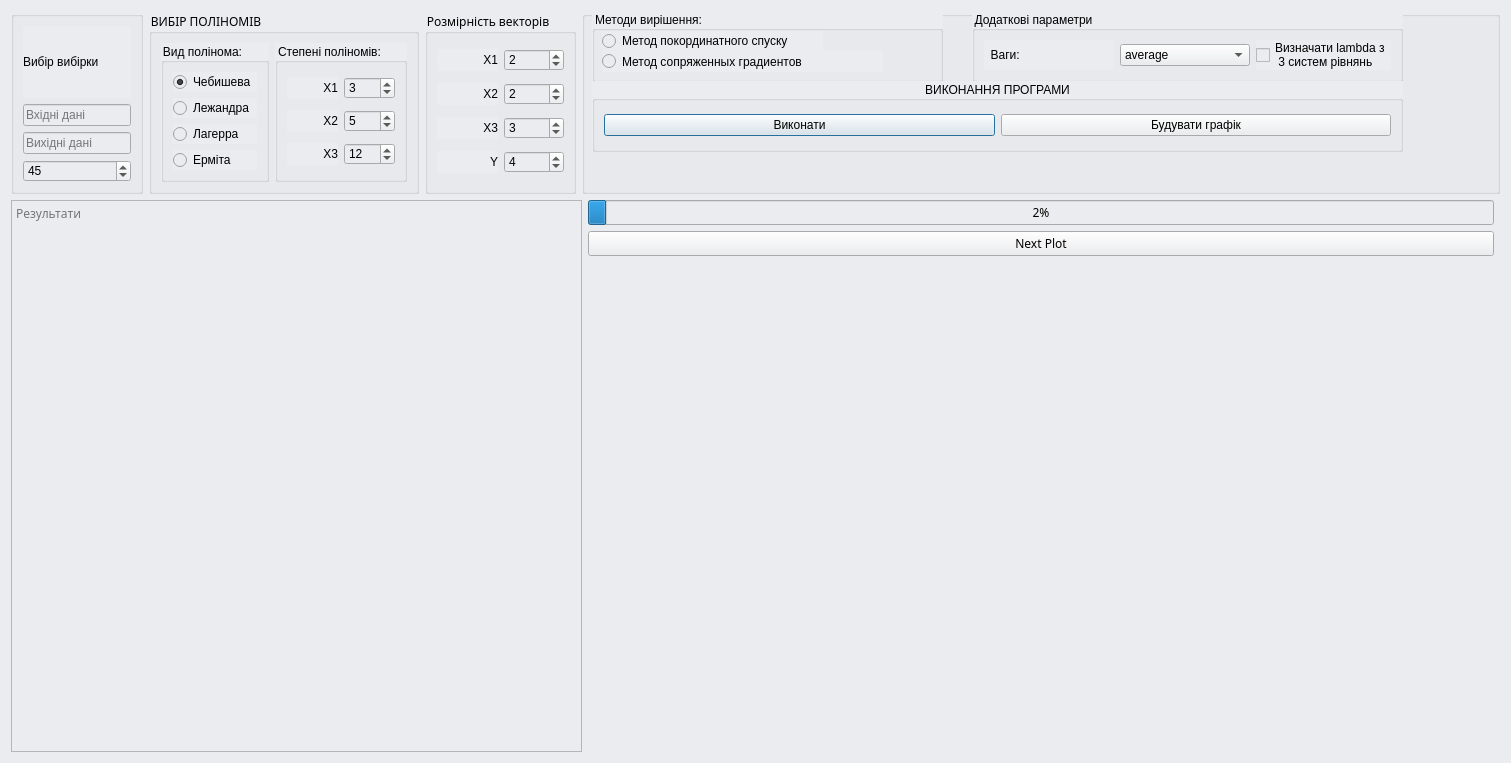
 <widget class="QWidget" name="Form">
  <property name="geometry">
   <rect>
    <x>0</x>
    <y>0</y>
    <width>1511</width>
    <height>763</height>
   </rect>
  </property>
  <property name="palette">
   <palette>
    <active>
     <colorrole role="WindowText">
      <brush brushstyle="SolidPattern">
       <color alpha="217">
        <red>0</red>
        <green>0</green>
        <blue>0</blue>
       </color>
      </brush>
     </colorrole>
     <colorrole role="Button">
      <brush brushstyle="SolidPattern">
       <color alpha="255">
        <red>235</red>
        <green>236</green>
        <blue>240</blue>
       </color>
      </brush>
     </colorrole>
     <colorrole role="Base">
      <brush brushstyle="SolidPattern">
       <color alpha="255">
        <red>235</red>
        <green>236</green>
        <blue>240</blue>
       </color>
      </brush>
     </colorrole>
     <colorrole role="Window">
      <brush brushstyle="SolidPattern">
       <color alpha="255">
        <red>235</red>
        <green>236</green>
        <blue>240</blue>
       </color>
      </brush>
     </colorrole>
    </active>
    <inactive>
     <colorrole role="WindowText">
      <brush brushstyle="SolidPattern">
       <color alpha="217">
        <red>0</red>
        <green>0</green>
        <blue>0</blue>
       </color>
      </brush>
     </colorrole>
     <colorrole role="Button">
      <brush brushstyle="SolidPattern">
       <color alpha="255">
        <red>235</red>
        <green>236</green>
        <blue>240</blue>
       </color>
      </brush>
     </colorrole>
     <colorrole role="Base">
      <brush brushstyle="SolidPattern">
       <color alpha="255">
        <red>235</red>
        <green>236</green>
        <blue>240</blue>
       </color>
      </brush>
     </colorrole>
     <colorrole role="Window">
      <brush brushstyle="SolidPattern">
       <color alpha="255">
        <red>235</red>
        <green>236</green>
        <blue>240</blue>
       </color>
      </brush>
     </colorrole>
    </inactive>
    <disabled>
     <colorrole role="WindowText">
      <brush brushstyle="SolidPattern">
       <color alpha="63">
        <red>255</red>
        <green>255</green>
        <blue>255</blue>
       </color>
      </brush>
     </colorrole>
     <colorrole role="Button">
      <brush brushstyle="SolidPattern">
       <color alpha="255">
        <red>235</red>
        <green>236</green>
        <blue>240</blue>
       </color>
      </brush>
     </colorrole>
     <colorrole role="Base">
      <brush brushstyle="SolidPattern">
       <color alpha="255">
        <red>235</red>
        <green>236</green>
        <blue>240</blue>
       </color>
      </brush>
     </colorrole>
     <colorrole role="Window">
      <brush brushstyle="SolidPattern">
       <color alpha="255">
        <red>235</red>
        <green>236</green>
        <blue>240</blue>
       </color>
      </brush>
     </colorrole>
    </disabled>
   </palette>
  </property>
  <property name="font">
   <font>
    <family>Microsoft New Tai Lue</family>
    <weight>50</weight>
    <bold>false</bold>
   </font>
  </property>
  <property name="windowTitle">
   <string>Form1</string>
  </property>
  <property name="layoutDirection">
   <enum>Qt::LeftToRight</enum>
  </property>
  <property name="autoFillBackground">
   <bool>false</bool>
  </property>
  <property name="styleSheet">
   <string notr="true">background-color: #EBECF0</string>
  </property>
  <layout class="QGridLayout" name="gridLayout_2">
   <item row="0" column="2">
    <widget class="QGroupBox" name="groupBox_2">
     <property name="sizePolicy">
      <sizepolicy hsizetype="Fixed" vsizetype="Preferred">
       <horstretch>0</horstretch>
       <verstretch>0</verstretch>
      </sizepolicy>
     </property>
     <property name="palette">
      <palette>
       <active>
        <colorrole role="Button">
         <brush brushstyle="SolidPattern">
          <color alpha="255">
           <red>255</red>
           <green>178</green>
           <blue>102</blue>
          </color>
         </brush>
        </colorrole>
        <colorrole role="Base">
         <brush brushstyle="SolidPattern">
          <color alpha="255">
           <red>255</red>
           <green>178</green>
           <blue>102</blue>
          </color>
         </brush>
        </colorrole>
        <colorrole role="Window">
         <brush brushstyle="SolidPattern">
          <color alpha="255">
           <red>255</red>
           <green>178</green>
           <blue>102</blue>
          </color>
         </brush>
        </colorrole>
       </active>
       <inactive>
        <colorrole role="Button">
         <brush brushstyle="SolidPattern">
          <color alpha="255">
           <red>255</red>
           <green>178</green>
           <blue>102</blue>
          </color>
         </brush>
        </colorrole>
        <colorrole role="Base">
         <brush brushstyle="SolidPattern">
          <color alpha="255">
           <red>255</red>
           <green>178</green>
           <blue>102</blue>
          </color>
         </brush>
        </colorrole>
        <colorrole role="Window">
         <brush brushstyle="SolidPattern">
          <color alpha="255">
           <red>255</red>
           <green>178</green>
           <blue>102</blue>
          </color>
         </brush>
        </colorrole>
       </inactive>
       <disabled>
        <colorrole role="Button">
         <brush brushstyle="SolidPattern">
          <color alpha="255">
           <red>255</red>
           <green>178</green>
           <blue>102</blue>
          </color>
         </brush>
        </colorrole>
        <colorrole role="Base">
         <brush brushstyle="SolidPattern">
          <color alpha="255">
           <red>255</red>
           <green>178</green>
           <blue>102</blue>
          </color>
         </brush>
        </colorrole>
        <colorrole role="Window">
         <brush brushstyle="SolidPattern">
          <color alpha="255">
           <red>255</red>
           <green>178</green>
           <blue>102</blue>
          </color>
         </brush>
        </colorrole>
       </disabled>
      </palette>
     </property>
     <property name="styleSheet">
      <string notr="true">
background-color: rgba(255, 178, 102, 255)
innershadow(three-pass-box, #c3cbdb, 10, 0.0, 6.0, 6.0) , innershadow(three-pass-box, rgba(255, 255, 255, 0.89), 10, 0.0, -6.0, -6.0)</string>
     </property>
     <property name="title">
      <string>Розмірність векторів</string>
     </property>
     <layout class="QGridLayout" name="gridLayout_3">
      <item row="2" column="0">
       <widget class="QLabel" name="label_4">
        <property name="styleSheet">
         <string notr="true">
background-color: rgba(255, 178, 102, 255)
innershadow(three-pass-box, #c3cbdb, 10, 0.0, 6.0, 6.0) , innershadow(three-pass-box, rgba(255, 255, 255, 0.89), 10, 0.0, -6.0, -6.0)</string>
        </property>
        <property name="text">
         <string>X3</string>
        </property>
        <property name="alignment">
         <set>Qt::AlignRight|Qt::AlignTrailing|Qt::AlignVCenter</set>
        </property>
       </widget>
      </item>
      <item row="3" column="1">
       <widget class="QSpinBox" name="y_dim">
        <property name="styleSheet">
         <string notr="true">
background-color: rgba(255, 178, 102, 255)
innershadow(three-pass-box, #c3cbdb, 10, 0.0, 6.0, 6.0) , innershadow(three-pass-box, rgba(255, 255, 255, 0.89), 10, 0.0, -6.0, -6.0)</string>
        </property>
        <property name="value">
         <number>4</number>
        </property>
       </widget>
      </item>
      <item row="1" column="1">
       <widget class="QSpinBox" name="x2_dim">
        <property name="styleSheet">
         <string notr="true">
background-color: rgba(255, 178, 102, 255)
innershadow(three-pass-box, #c3cbdb, 10, 0.0, 6.0, 6.0) , innershadow(three-pass-box, rgba(255, 255, 255, 0.89), 10, 0.0, -6.0, -6.0)</string>
        </property>
        <property name="value">
         <number>2</number>
        </property>
       </widget>
      </item>
      <item row="0" column="1">
       <widget class="QSpinBox" name="x1_dim">
        <property name="styleSheet">
         <string notr="true">
background-color: rgba(255, 178, 102, 255)
innershadow(three-pass-box, #c3cbdb, 10, 0.0, 6.0, 6.0) , innershadow(three-pass-box, rgba(255, 255, 255, 0.89), 10, 0.0, -6.0, -6.0)</string>
        </property>
        <property name="value">
         <number>2</number>
        </property>
       </widget>
      </item>
      <item row="2" column="1">
       <widget class="QSpinBox" name="x3_dim">
        <property name="styleSheet">
         <string notr="true">
background-color: rgba(255, 178, 102, 255)
innershadow(three-pass-box, #c3cbdb, 10, 0.0, 6.0, 6.0) , innershadow(three-pass-box, rgba(255, 255, 255, 0.89), 10, 0.0, -6.0, -6.0)</string>
        </property>
        <property name="value">
         <number>3</number>
        </property>
       </widget>
      </item>
      <item row="1" column="0">
       <widget class="QLabel" name="label_3">
        <property name="styleSheet">
         <string notr="true">
background-color: rgba(255, 178, 102, 255)
innershadow(three-pass-box, #c3cbdb, 10, 0.0, 6.0, 6.0) , innershadow(three-pass-box, rgba(255, 255, 255, 0.89), 10, 0.0, -6.0, -6.0)</string>
        </property>
        <property name="text">
         <string>X2</string>
        </property>
        <property name="alignment">
         <set>Qt::AlignRight|Qt::AlignTrailing|Qt::AlignVCenter</set>
        </property>
       </widget>
      </item>
      <item row="3" column="0">
       <widget class="QLabel" name="label_5">
        <property name="styleSheet">
         <string notr="true">
background-color: rgba(255, 178, 102, 255)
innershadow(three-pass-box, #c3cbdb, 10, 0.0, 6.0, 6.0) , innershadow(three-pass-box, rgba(255, 255, 255, 0.89), 10, 0.0, -6.0, -6.0)</string>
        </property>
        <property name="text">
         <string>Y</string>
        </property>
        <property name="alignment">
         <set>Qt::AlignRight|Qt::AlignTrailing|Qt::AlignVCenter</set>
        </property>
       </widget>
      </item>
      <item row="0" column="0">
       <widget class="QLabel" name="label_2">
        <property name="styleSheet">
         <string notr="true">
background-color: rgba(255, 178, 102, 255)
innershadow(three-pass-box, #c3cbdb, 10, 0.0, 6.0, 6.0) , innershadow(three-pass-box, rgba(255, 255, 255, 0.89), 10, 0.0, -6.0, -6.0)</string>
        </property>
        <property name="text">
         <string>X1</string>
        </property>
        <property name="alignment">
         <set>Qt::AlignRight|Qt::AlignTrailing|Qt::AlignVCenter</set>
        </property>
       </widget>
      </item>
     </layout>
    </widget>
   </item>
   <item row="0" column="0" alignment="Qt::AlignHCenter">
    <widget class="QGroupBox" name="groupBox">
     <property name="enabled">
      <bool>true</bool>
     </property>
     <property name="minimumSize">
      <size>
       <width>120</width>
       <height>0</height>
      </size>
     </property>
     <property name="focusPolicy">
      <enum>Qt::NoFocus</enum>
     </property>
     <property name="toolTipDuration">
      <number>-1</number>
     </property>
     <property name="layoutDirection">
      <enum>Qt::LeftToRight</enum>
     </property>
     <property name="styleSheet">
      <string notr="true">background-color: rgb(223, 226, 226)
innershadow(three-pass-box, #c3cbdb, 10, 0.0, 6.0, 6.0) , innershadow(three-pass-box, rgba(255, 255, 255, 0.89), 10, 0.0, -6.0, -6.0)</string>
     </property>
     <property name="title">
      <string/>
     </property>
     <layout class="QVBoxLayout" name="verticalLayout_2">
      <property name="sizeConstraint">
       <enum>QLayout::SetNoConstraint</enum>
      </property>
      <item>
       <widget class="QLabel" name="label">
        <property name="sizePolicy">
         <sizepolicy hsizetype="Preferred" vsizetype="Preferred">
          <horstretch>0</horstretch>
          <verstretch>0</verstretch>
         </sizepolicy>
        </property>
        <property name="styleSheet">
         <string notr="true">
background-color: rgba(255, 178, 102, 255)
innershadow(three-pass-box, #c3cbdb, 10, 0.0, 6.0, 6.0) , innershadow(three-pass-box, rgba(255, 255, 255, 0.89), 10, 0.0, -6.0, -6.0)</string>
        </property>
        <property name="text">
         <string>Вибір вибірки</string>
        </property>
       </widget>
      </item>
      <item>
       <widget class="QLineEdit" name="line_input">
        <property name="palette">
         <palette>
          <active>
           <colorrole role="Button">
            <brush brushstyle="SolidPattern">
             <color alpha="255">
              <red>223</red>
              <green>226</green>
              <blue>226</blue>
             </color>
            </brush>
           </colorrole>
           <colorrole role="Base">
            <brush brushstyle="SolidPattern">
             <color alpha="255">
              <red>249</red>
              <green>251</green>
              <blue>255</blue>
             </color>
            </brush>
           </colorrole>
           <colorrole role="Window">
            <brush brushstyle="SolidPattern">
             <color alpha="255">
              <red>223</red>
              <green>226</green>
              <blue>226</blue>
             </color>
            </brush>
           </colorrole>
          </active>
          <inactive>
           <colorrole role="Button">
            <brush brushstyle="SolidPattern">
             <color alpha="255">
              <red>223</red>
              <green>226</green>
              <blue>226</blue>
             </color>
            </brush>
           </colorrole>
           <colorrole role="Base">
            <brush brushstyle="SolidPattern">
             <color alpha="255">
              <red>249</red>
              <green>251</green>
              <blue>255</blue>
             </color>
            </brush>
           </colorrole>
           <colorrole role="Window">
            <brush brushstyle="SolidPattern">
             <color alpha="255">
              <red>223</red>
              <green>226</green>
              <blue>226</blue>
             </color>
            </brush>
           </colorrole>
          </inactive>
          <disabled>
           <colorrole role="Button">
            <brush brushstyle="SolidPattern">
             <color alpha="255">
              <red>223</red>
              <green>226</green>
              <blue>226</blue>
             </color>
            </brush>
           </colorrole>
           <colorrole role="Base">
            <brush brushstyle="SolidPattern">
             <color alpha="255">
              <red>223</red>
              <green>226</green>
              <blue>226</blue>
             </color>
            </brush>
           </colorrole>
           <colorrole role="Window">
            <brush brushstyle="SolidPattern">
             <color alpha="255">
              <red>223</red>
              <green>226</green>
              <blue>226</blue>
             </color>
            </brush>
           </colorrole>
          </disabled>
         </palette>
        </property>
        <property name="styleSheet">
         <string notr="true"/>
        </property>
        <property name="placeholderText">
         <string>Вхідні дані</string>
        </property>
       </widget>
      </item>
      <item>
       <widget class="QLineEdit" name="line_output">
        <property name="styleSheet">
         <string notr="true">
background-color: rgba(255, 178, 102, 255)
innershadow(three-pass-box, #c3cbdb, 10, 0.0, 6.0, 6.0) , innershadow(three-pass-box, rgba(255, 255, 255, 0.89), 10, 0.0, -6.0, -6.0)</string>
        </property>
        <property name="placeholderText">
         <string>Вихідні дані</string>
        </property>
       </widget>
      </item>
      <item>
       <widget class="QSpinBox" name="sample_spin">
        <property name="styleSheet">
         <string notr="true">
background-color: rgba(255, 178, 102, 255)
innershadow(three-pass-box, #c3cbdb, 10, 0.0, 6.0, 6.0) , innershadow(three-pass-box, rgba(255, 255, 255, 0.89), 10, 0.0, -6.0, -6.0)</string>
        </property>
        <property name="maximum">
         <number>999</number>
        </property>
        <property name="value">
         <number>45</number>
        </property>
       </widget>
      </item>
     </layout>
    </widget>
   </item>
   <item row="1" column="0" colspan="5">
    <widget class="QTextBrowser" name="results_field">
     <property name="autoFillBackground">
      <bool>false</bool>
     </property>
     <property name="styleSheet">
      <string notr="true">
background-color: rgba(255, 178, 102, 255)
innershadow(three-pass-box, #c3cbdb, 10, 0.0, 6.0, 6.0) , innershadow(three-pass-box, rgba(255, 255, 255, 0.89), 10, 0.0, -6.0, -6.0)</string>
     </property>
     <property name="lineWrapMode">
      <enum>QTextEdit::NoWrap</enum>
     </property>
     <property name="readOnly">
      <bool>true</bool>
     </property>
     <property name="html">
      <string>&lt;!DOCTYPE HTML PUBLIC &quot;-//W3C//DTD HTML 4.0//EN&quot; &quot;http://www.w3.org/TR/REC-html40/strict.dtd&quot;&gt;
&lt;html&gt;&lt;head&gt;&lt;meta name=&quot;qrichtext&quot; content=&quot;1&quot; /&gt;&lt;style type=&quot;text/css&quot;&gt;
p, li { white-space: pre-wrap; }
&lt;/style&gt;&lt;/head&gt;&lt;body style=&quot; font-family:'.AppleSystemUIFont'; font-size:13pt; font-weight:400; font-style:normal;&quot;&gt;
&lt;p style=&quot;-qt-paragraph-type:empty; margin-top:0px; margin-bottom:0px; margin-left:0px; margin-right:0px; -qt-block-indent:0; text-indent:0px; font-family:'.Menio Regular'; font-size:10pt;&quot;&gt;&lt;br /&gt;&lt;/p&gt;&lt;/body&gt;&lt;/html&gt;</string>
     </property>
     <property name="placeholderText">
      <string>Результати</string>
     </property>
    </widget>
   </item>
   <item row="0" column="3" colspan="4">
    <widget class="QGroupBox" name="groupBox_8">
     <property name="styleSheet">
      <string>
background-color: rgba(255, 178, 102, 255)
innershadow(three-pass-box, #c3cbdb, 10, 0.0, 6.0, 6.0) , innershadow(three-pass-box, rgba(255, 255, 255, 0.89), 10, 0.0, -6.0, -6.0)</string>
     </property>
     <property name="title">
      <string/>
     </property>
     <widget class="QGroupBox" name="groupBox_9">
      <property name="geometry">
       <rect>
        <x>10</x>
        <y>0</y>
        <width>351</width>
        <height>71</height>
       </rect>
      </property>
      <property name="styleSheet">
       <string notr="true">
background-color: rgba(255, 178, 102, 255)
innershadow(three-pass-box, #c3cbdb, 10, 0.0, 6.0, 6.0) , innershadow(three-pass-box, rgba(255, 255, 255, 0.89), 10, 0.0, -6.0, -6.0)</string>
      </property>
      <property name="title">
       <string>Методи вирішення:</string>
      </property>
      <widget class="QRadioButton" name="radioCoordDesc">
       <property name="geometry">
        <rect>
         <x>10</x>
         <y>20</y>
         <width>221</width>
         <height>20</height>
        </rect>
       </property>
       <property name="styleSheet">
        <string>
background-color: rgba(255, 178, 102, 255)
innershadow(three-pass-box, #c3cbdb, 10, 0.0, 6.0, 6.0) , innershadow(three-pass-box, rgba(255, 255, 255, 0.89), 10, 0.0, -6.0, -6.0)</string>
       </property>
       <property name="text">
        <string>Метод покординатного спуску</string>
       </property>
      </widget>
      <widget class="QRadioButton" name="radioConjucate">
       <property name="geometry">
        <rect>
         <x>10</x>
         <y>40</y>
         <width>281</width>
         <height>21</height>
        </rect>
       </property>
       <property name="styleSheet">
        <string>
background-color: rgba(255, 178, 102, 255)
innershadow(three-pass-box, #c3cbdb, 10, 0.0, 6.0, 6.0) , innershadow(three-pass-box, rgba(255, 255, 255, 0.89), 10, 0.0, -6.0, -6.0)</string>
       </property>
       <property name="text">
        <string>Метод сопряженных градиентов</string>
       </property>
      </widget>
     </widget>
     <widget class="QGroupBox" name="groupBox_7">
      <property name="geometry">
       <rect>
        <x>390</x>
        <y>0</y>
        <width>431</width>
        <height>71</height>
       </rect>
      </property>
      <property name="styleSheet">
       <string notr="true">
background-color: rgba(255, 178, 102, 255)
innershadow(three-pass-box, #c3cbdb, 10, 0.0, 6.0, 6.0) , innershadow(three-pass-box, rgba(255, 255, 255, 0.89), 10, 0.0, -6.0, -6.0)</string>
      </property>
      <property name="title">
       <string>Додаткові параметри</string>
      </property>
      <layout class="QHBoxLayout" name="horizontalLayout_3">
       <item>
        <widget class="QLabel" name="label_9">
         <property name="autoFillBackground">
          <bool>false</bool>
         </property>
         <property name="styleSheet">
          <string notr="true"/>
         </property>
         <property name="text">
          <string>  Ваги:</string>
         </property>
        </widget>
       </item>
       <item>
        <widget class="QComboBox" name="weights_box">
         <property name="currentText">
          <string>average</string>
         </property>
         <item>
          <property name="text">
           <string>average</string>
          </property>
         </item>
         <item>
          <property name="text">
           <string>scaled</string>
          </property>
         </item>
        </widget>
       </item>
       <item>
        <widget class="QCheckBox" name="lambda_check">
         <property name="autoFillBackground">
          <bool>false</bool>
         </property>
         <property name="styleSheet">
          <string notr="true">
background-color: rgba(255, 178, 102, 255)
innershadow(three-pass-box, #c3cbdb, 10, 0.0, 6.0, 6.0) , innershadow(three-pass-box, rgba(255, 255, 255, 0.89), 10, 0.0, -6.0, -6.0)</string>
         </property>
         <property name="text">
          <string>Визначати lambda з
 3 систем рівнянь</string>
         </property>
        </widget>
       </item>
      </layout>
     </widget>
     <widget class="QGroupBox" name="groupBox_6">
      <property name="geometry">
       <rect>
        <x>10</x>
        <y>70</y>
        <width>811</width>
        <height>71</height>
       </rect>
      </property>
      <property name="sizePolicy">
       <sizepolicy hsizetype="Minimum" vsizetype="Preferred">
        <horstretch>0</horstretch>
        <verstretch>0</verstretch>
       </sizepolicy>
      </property>
      <property name="title">
       <string>ВИКОНАННЯ ПРОГРАМИ</string>
      </property>
      <property name="alignment">
       <set>Qt::AlignCenter</set>
      </property>
      <layout class="QHBoxLayout" name="horizontalLayout_2">
       <property name="sizeConstraint">
        <enum>QLayout::SetDefaultConstraint</enum>
       </property>
       <item>
        <widget class="QPushButton" name="exec_button">
         <property name="autoFillBackground">
          <bool>false</bool>
         </property>
         <property name="styleSheet">
          <string notr="true"/>
         </property>
         <property name="text">
          <string>Виконати</string>
         </property>
         <property name="default">
          <bool>true</bool>
         </property>
         <property name="flat">
          <bool>false</bool>
         </property>
        </widget>
       </item>
       <item>
        <widget class="QPushButton" name="plot_button">
         <property name="styleSheet">
          <string notr="true"/>
         </property>
         <property name="text">
          <string>Будувати графік</string>
         </property>
        </widget>
       </item>
      </layout>
     </widget>
    </widget>
   </item>
   <item row="0" column="1">
    <widget class="QGroupBox" name="groupBox_5">
     <property name="sizePolicy">
      <sizepolicy hsizetype="Preferred" vsizetype="Preferred">
       <horstretch>0</horstretch>
       <verstretch>0</verstretch>
      </sizepolicy>
     </property>
     <property name="styleSheet">
      <string notr="true">
background-color: rgba(255, 178, 102, 255)
innershadow(three-pass-box, #c3cbdb, 10, 0.0, 6.0, 6.0) , innershadow(three-pass-box, rgba(255, 255, 255, 0.89), 10, 0.0, -6.0, -6.0)</string>
     </property>
     <property name="title">
      <string>ВИБІР ПОЛІНОМІВ</string>
     </property>
     <layout class="QHBoxLayout" name="horizontalLayout">
      <item>
       <widget class="QGroupBox" name="groupBox_3">
        <property name="styleSheet">
         <string notr="true">
background-color: rgba(255, 178, 102, 255)
innershadow(three-pass-box, #c3cbdb, 10, 0.0, 6.0, 6.0) , innershadow(three-pass-box, rgba(255, 255, 255, 0.89), 10, 0.0, -6.0, -6.0)</string>
        </property>
        <property name="title">
         <string>Вид полінома:</string>
        </property>
        <layout class="QVBoxLayout" name="verticalLayout">
         <item>
          <widget class="QRadioButton" name="radio_cheb">
           <property name="styleSheet">
            <string notr="true">
background-color: rgba(255, 178, 102, 255)
innershadow(three-pass-box, #c3cbdb, 10, 0.0, 6.0, 6.0) , innershadow(three-pass-box, rgba(255, 255, 255, 0.89), 10, 0.0, -6.0, -6.0)</string>
           </property>
           <property name="text">
            <string>Чебишева</string>
           </property>
           <property name="checked">
            <bool>true</bool>
           </property>
          </widget>
         </item>
         <item>
          <widget class="QRadioButton" name="radio_legend">
           <property name="styleSheet">
            <string notr="true">
background-color: rgba(255, 178, 102, 255)
innershadow(three-pass-box, #c3cbdb, 10, 0.0, 6.0, 6.0) , innershadow(three-pass-box, rgba(255, 255, 255, 0.89), 10, 0.0, -6.0, -6.0)</string>
           </property>
           <property name="text">
            <string>Лежандра</string>
           </property>
          </widget>
         </item>
         <item>
          <widget class="QRadioButton" name="radio_lagg">
           <property name="styleSheet">
            <string notr="true">
background-color: rgba(255, 178, 102, 255)
innershadow(three-pass-box, #c3cbdb, 10, 0.0, 6.0, 6.0) , innershadow(three-pass-box, rgba(255, 255, 255, 0.89), 10, 0.0, -6.0, -6.0)</string>
           </property>
           <property name="text">
            <string>Лагерра</string>
           </property>
          </widget>
         </item>
         <item>
          <widget class="QRadioButton" name="radio_herm">
           <property name="styleSheet">
            <string notr="true">
background-color: rgba(255, 178, 102, 255)
innershadow(three-pass-box, #c3cbdb, 10, 0.0, 6.0, 6.0) , innershadow(three-pass-box, rgba(255, 255, 255, 0.89), 10, 0.0, -6.0, -6.0)</string>
           </property>
           <property name="text">
            <string>Ерміта</string>
           </property>
          </widget>
         </item>
        </layout>
       </widget>
      </item>
      <item>
       <widget class="QGroupBox" name="groupBox_4">
        <property name="styleSheet">
         <string notr="true">
background-color: rgba(255, 178, 102, 255)
innershadow(three-pass-box, #c3cbdb, 10, 0.0, 6.0, 6.0) , innershadow(three-pass-box, rgba(255, 255, 255, 0.89), 10, 0.0, -6.0, -6.0)</string>
        </property>
        <property name="title">
         <string>Степені поліномів:</string>
        </property>
        <layout class="QGridLayout" name="gridLayout_4">
         <item row="1" column="1">
          <widget class="QSpinBox" name="x2_deg">
           <property name="styleSheet">
            <string notr="true">
background-color: rgba(255, 178, 102, 255)
innershadow(three-pass-box, #c3cbdb, 10, 0.0, 6.0, 6.0) , innershadow(three-pass-box, rgba(255, 255, 255, 0.89), 10, 0.0, -6.0, -6.0)</string>
           </property>
           <property name="value">
            <number>5</number>
           </property>
          </widget>
         </item>
         <item row="0" column="0">
          <widget class="QLabel" name="label_6">
           <property name="styleSheet">
            <string notr="true">
background-color: rgba(255, 178, 102, 255)
innershadow(three-pass-box, #c3cbdb, 10, 0.0, 6.0, 6.0) , innershadow(three-pass-box, rgba(255, 255, 255, 0.89), 10, 0.0, -6.0, -6.0)</string>
           </property>
           <property name="text">
            <string>X1</string>
           </property>
           <property name="alignment">
            <set>Qt::AlignRight|Qt::AlignTrailing|Qt::AlignVCenter</set>
           </property>
          </widget>
         </item>
         <item row="0" column="1">
          <widget class="QSpinBox" name="x1_deg">
           <property name="styleSheet">
            <string notr="true">
background-color: rgba(255, 178, 102, 255)
innershadow(three-pass-box, #c3cbdb, 10, 0.0, 6.0, 6.0) , innershadow(three-pass-box, rgba(255, 255, 255, 0.89), 10, 0.0, -6.0, -6.0)</string>
           </property>
           <property name="value">
            <number>3</number>
           </property>
          </widget>
         </item>
         <item row="2" column="0">
          <widget class="QLabel" name="label_7">
           <property name="styleSheet">
            <string notr="true">
background-color: rgba(255, 178, 102, 255)
innershadow(three-pass-box, #c3cbdb, 10, 0.0, 6.0, 6.0) , innershadow(three-pass-box, rgba(255, 255, 255, 0.89), 10, 0.0, -6.0, -6.0)</string>
           </property>
           <property name="text">
            <string>X3</string>
           </property>
           <property name="alignment">
            <set>Qt::AlignRight|Qt::AlignTrailing|Qt::AlignVCenter</set>
           </property>
          </widget>
         </item>
         <item row="2" column="1">
          <widget class="QSpinBox" name="x3_deg">
           <property name="styleSheet">
            <string notr="true">
background-color: rgba(255, 178, 102, 255)
innershadow(three-pass-box, #c3cbdb, 10, 0.0, 6.0, 6.0) , innershadow(three-pass-box, rgba(255, 255, 255, 0.89), 10, 0.0, -6.0, -6.0)</string>
           </property>
           <property name="value">
            <number>12</number>
           </property>
          </widget>
         </item>
         <item row="1" column="0">
          <widget class="QLabel" name="label_8">
           <property name="styleSheet">
            <string notr="true">
background-color: rgba(255, 178, 102, 255)
innershadow(three-pass-box, #c3cbdb, 10, 0.0, 6.0, 6.0) , innershadow(three-pass-box, rgba(255, 255, 255, 0.89), 10, 0.0, -6.0, -6.0)</string>
           </property>
           <property name="text">
            <string>X2</string>
           </property>
           <property name="alignment">
            <set>Qt::AlignRight|Qt::AlignTrailing|Qt::AlignVCenter</set>
           </property>
          </widget>
         </item>
        </layout>
       </widget>
      </item>
     </layout>
    </widget>
   </item>
   <item row="1" column="5">
    <layout class="QVBoxLayout" name="verticalLayout_3">
     <item>
      <widget class="QProgressBar" name="progress">
       <property name="value">
        <number>2</number>
       </property>
       <property name="textVisible">
        <bool>true</bool>
       </property>
       <property name="invertedAppearance">
        <bool>false</bool>
       </property>
       <property name="textDirection">
        <enum>QProgressBar::TopToBottom</enum>
       </property>
      </widget>
     </item>
     <item>
      <widget class="QPushButton" name="plot_button_next">
       <property name="styleSheet">
        <string notr="true"/>
       </property>
       <property name="text">
        <string>Next Plot</string>
       </property>
      </widget>
     </item>
     <item>
      <widget class="QWidget" name="content_plot" native="true"/>
     </item>
    </layout>
   </item>
  </layout>
 </widget>
